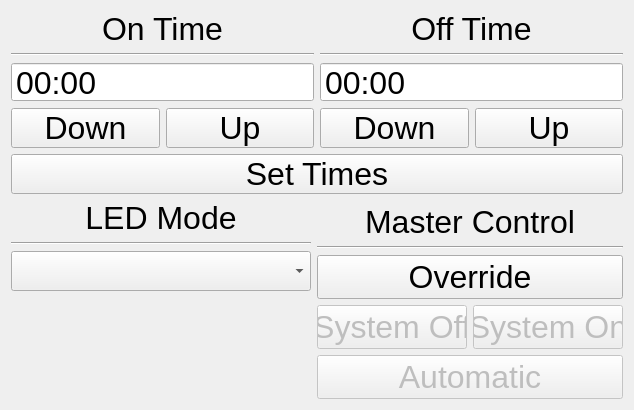
<?xml version="1.0" encoding="UTF-8"?>
<ui version="4.0">
 <class>PONDcontrol</class>
 <widget class="QWidget" name="PONDcontrol">
  <property name="geometry">
   <rect>
    <x>0</x>
    <y>0</y>
    <width>628</width>
    <height>388</height>
   </rect>
  </property>
  <property name="font">
   <font>
    <pointsize>24</pointsize>
   </font>
  </property>
  <property name="windowTitle">
   <string>POND Controller</string>
  </property>
  <layout class="QVBoxLayout" name="verticalLayout_2">
   <item>
    <layout class="QVBoxLayout" name="verticalLayout_3">
     <item>
      <layout class="QHBoxLayout" name="horizontalLayout_3">
       <item>
        <layout class="QVBoxLayout" name="verticalLayout_5">
         <item>
          <widget class="QLabel" name="label">
           <property name="text">
            <string>On Time</string>
           </property>
           <property name="alignment">
            <set>Qt::AlignBottom|Qt::AlignHCenter</set>
           </property>
          </widget>
         </item>
         <item>
          <widget class="Line" name="line_3">
           <property name="orientation">
            <enum>Qt::Horizontal</enum>
           </property>
          </widget>
         </item>
         <item>
          <widget class="QTimeEdit" name="onTime">
           <property name="minimumSize">
            <size>
             <width>300</width>
             <height>40</height>
            </size>
           </property>
           <property name="font">
            <font>
             <pointsize>24</pointsize>
            </font>
           </property>
           <property name="buttonSymbols">
            <enum>QAbstractSpinBox::NoButtons</enum>
           </property>
           <property name="displayFormat">
            <string>HH:mm</string>
           </property>
          </widget>
         </item>
         <item>
          <layout class="QHBoxLayout" name="horizontalLayout_4">
           <item>
            <widget class="QPushButton" name="onDown">
             <property name="minimumSize">
              <size>
               <width>0</width>
               <height>40</height>
              </size>
             </property>
             <property name="text">
              <string>Down</string>
             </property>
            </widget>
           </item>
           <item>
            <widget class="QPushButton" name="onUp">
             <property name="minimumSize">
              <size>
               <width>0</width>
               <height>40</height>
              </size>
             </property>
             <property name="text">
              <string>Up</string>
             </property>
            </widget>
           </item>
          </layout>
         </item>
        </layout>
       </item>
       <item>
        <layout class="QVBoxLayout" name="verticalLayout_4">
         <item>
          <widget class="QLabel" name="label_2">
           <property name="text">
            <string>Off Time</string>
           </property>
           <property name="alignment">
            <set>Qt::AlignBottom|Qt::AlignHCenter</set>
           </property>
          </widget>
         </item>
         <item>
          <widget class="Line" name="line_4">
           <property name="orientation">
            <enum>Qt::Horizontal</enum>
           </property>
          </widget>
         </item>
         <item>
          <widget class="QTimeEdit" name="offTime">
           <property name="minimumSize">
            <size>
             <width>300</width>
             <height>40</height>
            </size>
           </property>
           <property name="font">
            <font>
             <pointsize>24</pointsize>
            </font>
           </property>
           <property name="wrapping">
            <bool>false</bool>
           </property>
           <property name="buttonSymbols">
            <enum>QAbstractSpinBox::NoButtons</enum>
           </property>
           <property name="maximumTime">
            <time>
             <hour>23</hour>
             <minute>59</minute>
             <second>50</second>
            </time>
           </property>
           <property name="displayFormat">
            <string>HH:mm</string>
           </property>
          </widget>
         </item>
         <item>
          <layout class="QHBoxLayout" name="horizontalLayout_5">
           <item>
            <widget class="QPushButton" name="offDown">
             <property name="minimumSize">
              <size>
               <width>0</width>
               <height>40</height>
              </size>
             </property>
             <property name="text">
              <string>Down</string>
             </property>
            </widget>
           </item>
           <item>
            <widget class="QPushButton" name="offUp">
             <property name="minimumSize">
              <size>
               <width>0</width>
               <height>40</height>
              </size>
             </property>
             <property name="text">
              <string>Up</string>
             </property>
            </widget>
           </item>
          </layout>
         </item>
        </layout>
       </item>
      </layout>
     </item>
     <item>
      <widget class="QPushButton" name="setTimes">
       <property name="minimumSize">
        <size>
         <width>0</width>
         <height>40</height>
        </size>
       </property>
       <property name="text">
        <string>Set Times</string>
       </property>
      </widget>
     </item>
     <item>
      <spacer name="verticalSpacer">
       <property name="orientation">
        <enum>Qt::Vertical</enum>
       </property>
       <property name="sizeType">
        <enum>QSizePolicy::Expanding</enum>
       </property>
       <property name="sizeHint" stdset="0">
        <size>
         <width>20</width>
         <height>40</height>
        </size>
       </property>
      </spacer>
     </item>
    </layout>
   </item>
   <item>
    <layout class="QHBoxLayout" name="horizontalLayout_2">
     <item>
      <layout class="QVBoxLayout" name="verticalLayout_6">
       <item>
        <widget class="QLabel" name="label_3">
         <property name="text">
          <string>LED Mode</string>
         </property>
         <property name="alignment">
          <set>Qt::AlignBottom|Qt::AlignHCenter</set>
         </property>
        </widget>
       </item>
       <item>
        <widget class="Line" name="line">
         <property name="orientation">
          <enum>Qt::Horizontal</enum>
         </property>
        </widget>
       </item>
       <item>
        <widget class="QComboBox" name="ledMode">
         <property name="minimumSize">
          <size>
           <width>300</width>
           <height>40</height>
          </size>
         </property>
        </widget>
       </item>
       <item>
        <spacer name="verticalSpacer_2">
         <property name="orientation">
          <enum>Qt::Vertical</enum>
         </property>
         <property name="sizeType">
          <enum>QSizePolicy::Fixed</enum>
         </property>
         <property name="sizeHint" stdset="0">
          <size>
           <width>20</width>
           <height>108</height>
          </size>
         </property>
        </spacer>
       </item>
      </layout>
     </item>
     <item>
      <layout class="QVBoxLayout" name="verticalLayout">
       <item>
        <widget class="QLabel" name="label_4">
         <property name="frameShape">
          <enum>QFrame::NoFrame</enum>
         </property>
         <property name="text">
          <string>Master Control</string>
         </property>
         <property name="alignment">
          <set>Qt::AlignBottom|Qt::AlignHCenter</set>
         </property>
        </widget>
       </item>
       <item>
        <widget class="Line" name="line_2">
         <property name="orientation">
          <enum>Qt::Horizontal</enum>
         </property>
        </widget>
       </item>
       <item>
        <widget class="QPushButton" name="override">
         <property name="minimumSize">
          <size>
           <width>300</width>
           <height>40</height>
          </size>
         </property>
         <property name="text">
          <string>Override</string>
         </property>
        </widget>
       </item>
       <item>
        <layout class="QHBoxLayout" name="horizontalLayout">
         <item>
          <widget class="QPushButton" name="sysOff">
           <property name="enabled">
            <bool>false</bool>
           </property>
           <property name="minimumSize">
            <size>
             <width>150</width>
             <height>40</height>
            </size>
           </property>
           <property name="text">
            <string>System Off</string>
           </property>
          </widget>
         </item>
         <item>
          <widget class="QPushButton" name="sysOn">
           <property name="enabled">
            <bool>false</bool>
           </property>
           <property name="minimumSize">
            <size>
             <width>150</width>
             <height>40</height>
            </size>
           </property>
           <property name="text">
            <string>System On</string>
           </property>
          </widget>
         </item>
        </layout>
       </item>
       <item>
        <widget class="QPushButton" name="automatic">
         <property name="enabled">
          <bool>false</bool>
         </property>
         <property name="minimumSize">
          <size>
           <width>300</width>
           <height>40</height>
          </size>
         </property>
         <property name="text">
          <string>Automatic</string>
         </property>
        </widget>
       </item>
      </layout>
     </item>
    </layout>
   </item>
  </layout>
 </widget>
 <resources/>
 <connections>
  <connection>
   <sender>offDown</sender>
   <signal>clicked()</signal>
   <receiver>offTime</receiver>
   <slot>stepDown()</slot>
   <hints>
    <hint type="sourcelabel">
     <x>468</x>
     <y>102</y>
    </hint>
    <hint type="destinationlabel">
     <x>559</x>
     <y>49</y>
    </hint>
   </hints>
  </connection>
  <connection>
   <sender>offUp</sender>
   <signal>clicked()</signal>
   <receiver>offTime</receiver>
   <slot>stepUp()</slot>
   <hints>
    <hint type="sourcelabel">
     <x>650</x>
     <y>102</y>
    </hint>
    <hint type="destinationlabel">
     <x>559</x>
     <y>49</y>
    </hint>
   </hints>
  </connection>
  <connection>
   <sender>onUp</sender>
   <signal>clicked()</signal>
   <receiver>onTime</receiver>
   <slot>stepUp()</slot>
   <hints>
    <hint type="sourcelabel">
     <x>281</x>
     <y>102</y>
    </hint>
    <hint type="destinationlabel">
     <x>190</x>
     <y>49</y>
    </hint>
   </hints>
  </connection>
  <connection>
   <sender>onDown</sender>
   <signal>clicked()</signal>
   <receiver>onTime</receiver>
   <slot>stepDown()</slot>
   <hints>
    <hint type="sourcelabel">
     <x>99</x>
     <y>102</y>
    </hint>
    <hint type="destinationlabel">
     <x>190</x>
     <y>49</y>
    </hint>
   </hints>
  </connection>
 </connections>
</ui>
